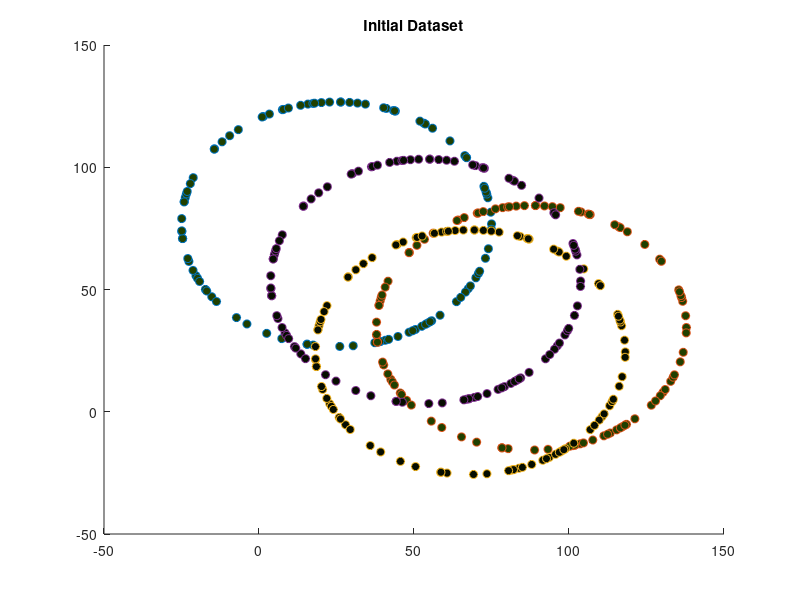

MATLAB code to generate this figure: (Note: this script raises an error after producing the figure.)
%% Load Input
%Creating Data
num_circle=4; %number of circles 
num_points = 100; %number of points for in given circle
s=5;% number of segnments that we will initially cluster
r=50; %radius is fixed for all circles, my be changed
angles = 2*pi*rand(1,num_points); %anglular poistion of a point in a circle
%Dimension=2; % NUmber of dimension
data = [];
figure
for i=1:num_circle
  cx= rand*100;  %a random x center coordinate
  cy= rand*100;  %a random y center coordinate
  x=r*cos(angles)+cx;  %parametric equation of a circle
  y=r*sin(angles)+cy;
  c=(randi([1, s]))/10; 
  color=c.*[0.25,0.5,0];
  temp = [x;y];
  data = [data, temp];
  scatter(x,y,'MarkerFaceColor',color); title 'Initial Dataset';
  hold on;
end
data=data';
%% Load Image
img = double(imread('kinect_depth_image.jpg'));
img = reshape(img,size(img,1)*size(img,2),3);

%%
N = num_circle*num_points;
n = 4; % Number of points to build model

K = num_circle;

cluster = kmeans(data,K);
figure 
for jhg=1:K
    i = cluster==jhg;
    I = find(i==1);
    points = data(I,:)';
    scatter(points(1,:),points(2,:),'MarkerFaceColor',color); title 'Kmeans Classification';
    hold on;
end

%% Here comes the part of cluster initialisation
% Build P matrix.
num_column = 10; % Here we can see that number of columns are very small in comparision ti Nc
P=[];
pj=zeros(N,1);
for it=1:num_column
    r =randi([1,N],1,n);
    points = data(r,:); % n points from data which will make my model
    points = points';
    %[cx,cy,r,error] = circFit(points);
    [cx, cy, rad, error] = CIRC(points(1,:)',points(2,:)');
    for iter = 1:N % Calculating Pj vector here
        temp=sum(r==iter);
        if temp==0
            x = data(iter,1);
            y = data(iter,2);
            X = [x,y;cx,cy];
            d = pdist(X,'euclidean');
            err = sqrt(abs(d^2-rad^2)); 
            sigma = 10;
            lembda = 1;
            pow=2;
            pj(iter) = exp(-lembda*(err/sigma)^pow);
        end
    end
    P = [P,pj];
end
clear err;
cluster = kmeans(P,K);
figure 
for jhg=1:K
    i = cluster==jhg;
    I = find(i==1);
    points = data(I,:)';
    scatter(points(1,:),points(2,:),'MarkerFaceColor',color); title 'Higher Order Kmeans Classification';
    hold on;
end

%% While loop 

T=200; % number of column of P matrix (1<= T <= Nc)
numc = 5; % Number of column in U matrix
niter=10;
U = orth(randn(N,numc)); % Initialisation of U matrix
err_1=100;
err_U=N*numc;
while (err_U>0.01*N*numc && err_1>5 )% && err_1<N-5)
    prev_U = U;
    for t1 = 1:T
        r =randi([1,K],1,1);
        i = cluster==r;
        I = find(i==1);
        I=randsample(I,n); % Choosing random n points from 
        %I=I(1:n);
        points = data(I,:); % n points from data which will make my model
        points = points';
        [cx, cy, rad, error] = CIRC(points(1,:)',points(2,:)');
        pj=zeros(N,1);
        for iter = 1:N % Calculating Pj vector here
            temp=sum(I==iter);
            if temp==0
                x = data(iter,1);
                y = data(iter,2);
                X = [x,y;cx,cy];
                d = pdist(X,'euclidean');
                err = sqrt(abs(d^2-rad^2)); 
                sigma = 10;
                lembda = 10;
                pow=2;
                pj(iter) = exp(-lembda*(err/sigma)^pow);
               % iter
            end
        end
        
        weights = U\pj;
        %weights = lsqnonneg(U,pj);
        residual = pj-U*weights;
        q = U*weights;
        norm_q = norm(q);
        norm_weights = norm(weights);
        norm_residual = norm(residual);
        
        sG = norm_residual*norm_q;
        step_size=1/(t1+1);
        t = step_size*sG;
        if t<pi/2 % drop big steps  
            alpha = (cos(t)-1)/(norm_q*norm_weights) ;
            beta = sin(t)/(norm_residual*norm_weights);
            U = U + beta*residual*weights' + alpha*q*weights';
        end 
    end
    TF = isnan(U);
    if(sum(sum(TF))==N*numc)
        break
    else
        cluster = kmeans(U,K);
    end
   
    err_U = sum(sum(abs(prev_U-U)))
    niter = niter-1;
end


figure
    for jhg=1:K
        i = cluster==jhg;
        I = find(i==1);
        points = data(I,:)';
        scatter(points(1,:),points(2,:),'MarkerFaceColor',color);title 'My Program Classification';
        hold on
    end
clear;
clc;

